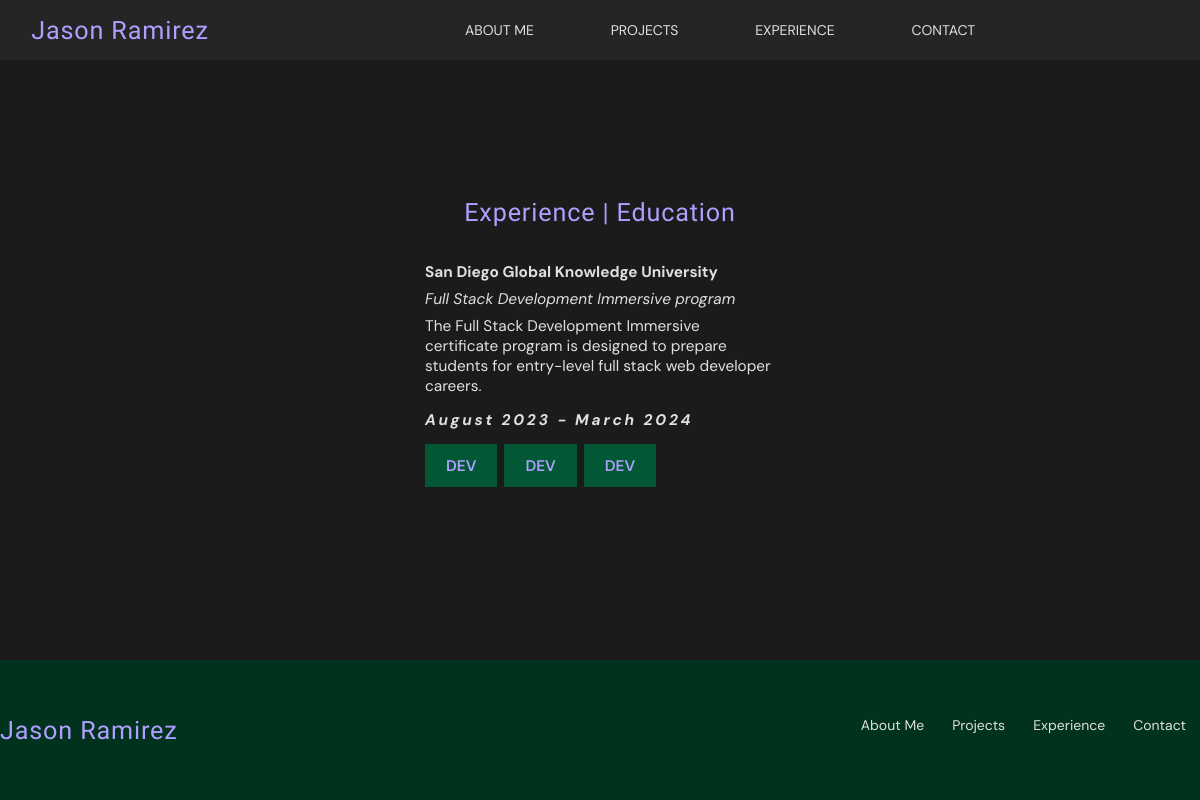
Screenshot of /content/experience_list/ with the database file from the repository.
### content/models.py (models this page shows, shortened)
class Experience(models.Model):
    entity = models.CharField(max_length=128)
    title = models.CharField(max_length=128)
    description = models.TextField(max_length=160)
    period = models.CharField(max_length=128)
    skill = models.ManyToManyField(Skill)

class Skill(models.Model):
    name = models.CharField(max_length=100)

### content/views.py (the view)
# urls.py: path('experience_list/',views.experience_list,name='experience_list'),
def experience_list(request):
    experience = Experience.objects.all()
    return render(request, 'experience/experience_list.html',{
        'experience': experience
    })

### templates/experience/experience_list.html (shortened to what this page needs)
{% extends 'base.html' %}
{% block content %}
<section class="experience-section center-column">
    <h2>Experience | Education</h2>
    <div class="experience-list">
        {% for experience in experience %}
        <div class="experience-card">
            <p>{{ experience.entity }}</p>
            <p>{{ experience.title }}</p>
            <p>{{ experience.description}}</p>
            <p>{{ experience.period}}</p>
            <div class="skills-container center">
                {% for skill in experience.skill.all %}
                <label>{{ skill.name }}</label>
                <label>{{ skill.name }}</label>
                <label>{{ skill.name }}</label>
                {% endfor %}
            </div>
            {% endfor %}
        </div>
    </div>
</section>
{% endblock content %}

### templates/base.html (shortened to what this page needs)
{% load static %}
<!DOCTYPE html>
<html lang="en">
<head>
    <link rel="stylesheet" href="{% static './css/base.css' %}">
    <link rel="stylesheet" href="{% static './css/header.css' %}">
    <link rel="stylesheet" href="{% static './css/section.css' %}">
    <link rel="stylesheet" href="{% static './css/footer.css' %}">
    <link rel="stylesheet" href="{% static './css/responsive.css' %}">
</head>
<body>
    <header class="center">
        <div class="logo center">
            <a href="{% url 'about' %}">
                <h2>Jason Ramirez</h2>
            </a>
        </div>
        <nav>
            <div class="nav-link center">
                <a href="{% url 'about' %}">About Me</a>
                <a href="{% url 'projects_list' %}">Projects</a>
                <a href="{% url 'experience_list' %}">Experience</a>
                <a href="{% url 'contact' %}">Contact</a>
            </div>
        </nav>
    </header>
    {% block content %}
    {% endblock content %}
    <footer>
        <a href="">
            <h2>Jason Ramirez</h2>
        </a>
            <nav class="nav-foorter center">
                <a href="{% url 'about' %}">About Me</a>
                <a href="{% url 'projects_list' %}">Projects</a>
                <a href="{% url 'experience_list' %}">Experience</a>
                <a href="{% url 'contact' %}">Contact</a>
            </nav>
    </footer>
</body>
</html>

### static/css/base.css (style rules this page uses)
:root { --primary-color: #AF9FFF; --primary-color-100: #eae5ff; --primary-color-300: #7f66ff; --secondary-color: #025834; --secondary-color-600: #04c876; --secondary-color-900: #01321e; --neutral-color: #E0E0E0; --background-color: #1b1b1b; --surface-color: #252525; --lobster-font:'Lobster', sans-serif; --sans-font: 'DM Sans', sans-serif; }
.center { display: flex; justify-content: center; align-items: center; }
.center-column { display: flex; flex-direction: column; justify-content: center; align-items: center; }
html { background-color: var(--background-color); font-size: 14px; }
* { font-family: var(--sans-font); margin: 0px; padding: 0px; }
body { height: 100vh; display: flex; flex-direction: column; justify-content: space-between; }
h2 { color: var(--primary-color); font-family: var(--lobster-font); font-weight: 400; letter-spacing: 0.06rem; font-size: 1.8rem; }
p { color: var(--neutral-color); font-size: 1.1rem; }
a { text-decoration: none; }
.tags-container label, .skills-container label { color: var(--primary-color); background-color: var(--secondary-color); font-size: 1.1rem; text-transform: uppercase; font-weight: 600; padding: 0.8rem 1.5rem; cursor: initial; }

### static/css/header.css (style rules this page uses)
header { background-color: var(--surface-color); height: 60px; position: sticky; top: 0px; }
.logo { height: 100%; width: 20%; }
nav { height: 100%; width: 80%; }
.nav-link { height: 100%; }
.nav-link a { color: var(--neutral-color); font-size: 1rem; text-transform: uppercase; margin: 2%; padding: 1% 2%; }

### static/css/section.css (style rules this page uses)
.skills-container { justify-content: flex-start; flex-wrap: wrap; gap: 0.5rem; margin-top: 0.5rem; }
a p:nth-child(2), .experience-card p:nth-child(1) { font-weight: bolder; font-size: 1.1rem; margin-bottom: 0.5rem 0px; }
a p:nth-child(3), .experience-card p:nth-child(2) { font-style: italic; }
a p:nth-child(4), .experience-card p:nth-child(4) { font-style: italic; font-weight: bolder; letter-spacing: 0.2rem; margin-top: 0.5rem; }
.experience-section { margin:4rem; }
.experience-card { display: flex; flex-wrap: wrap; width: 25rem; padding: 0.5rem; gap: .5rem; }
.experience-list { display: flex; flex-wrap: wrap; margin-top: 2rem; justify-content: center; width: 100%; gap: 4rem; }

### static/css/footer.css (style rules this page uses)
footer { height: 10rem; background-color: var(--secondary-color-900); margin-top: 2rem; display: flex; align-items: center; justify-content: space-between; }
footer nav { width: max-content; }
footer nav a { color: var(--neutral-color); margin: 0px 1rem; height: 2rem; }

### rows the page displays
Experience: entity "San Diego Global Knowledge University", title "Full Stack Development Immersive program", description "The Full Stack Development Immersive certificate program is designed to prepare students for entry-level full stack web developer careers.", period "August 2023 - March 2024"
Skill: name "DEV"
